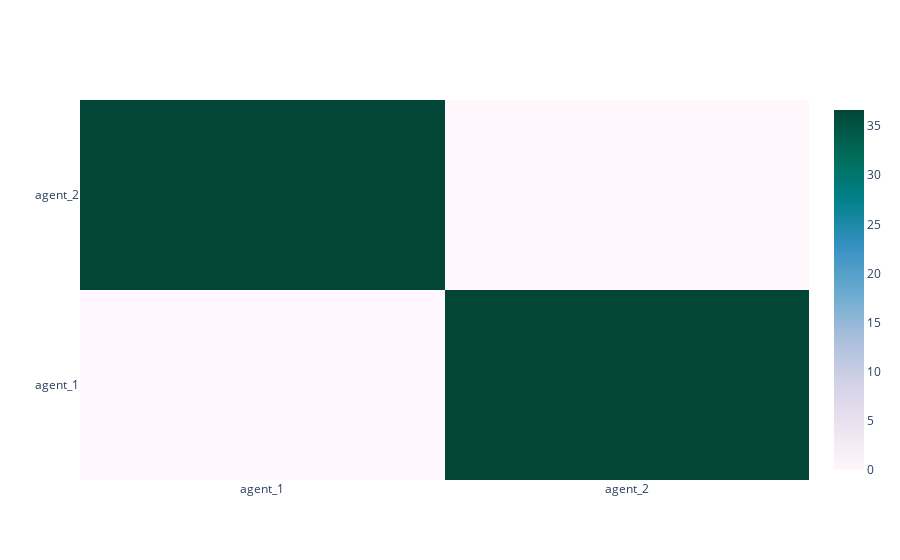

The code cell stored with this chart in its notebook:
### Code cell
fig = heatmap(
    net.similarity_heatmap(),
    x_labels=['agent_'+str(i+1) for i in range(len(net.agents))],
    y_labels=['agent_'+str(i+1) for i in range(len(net.agents))]
)
fig.show()

### Figure 1 — Plotly figure (JSON) as saved in the notebook; plotly's stock layout.template omitted (floating-point values rounded to 4 significant figures)
{"data": [{"colorscale": [[0.0, "rgb(255,247,251)"], [0.125, "rgb(236,226,240)"], [0.25, "rgb(208,209,230)"], [0.375, "rgb(166,189,219)"], [0.5, "rgb(103,169,207)"], [0.625, "rgb(54,144,192)"], [0.75, "rgb(2,129,138)"], [0.875, "rgb(1,108,89)"], [1.0, "rgb(1,70,54)"]], "hoverongaps": false, "x": ["agent_1", "agent_2"], "y": ["agent_1", "agent_2"], "z": [[0.0, 36.64], [36.64, 0.0]], "type": "heatmap"}], "layout": {}}
